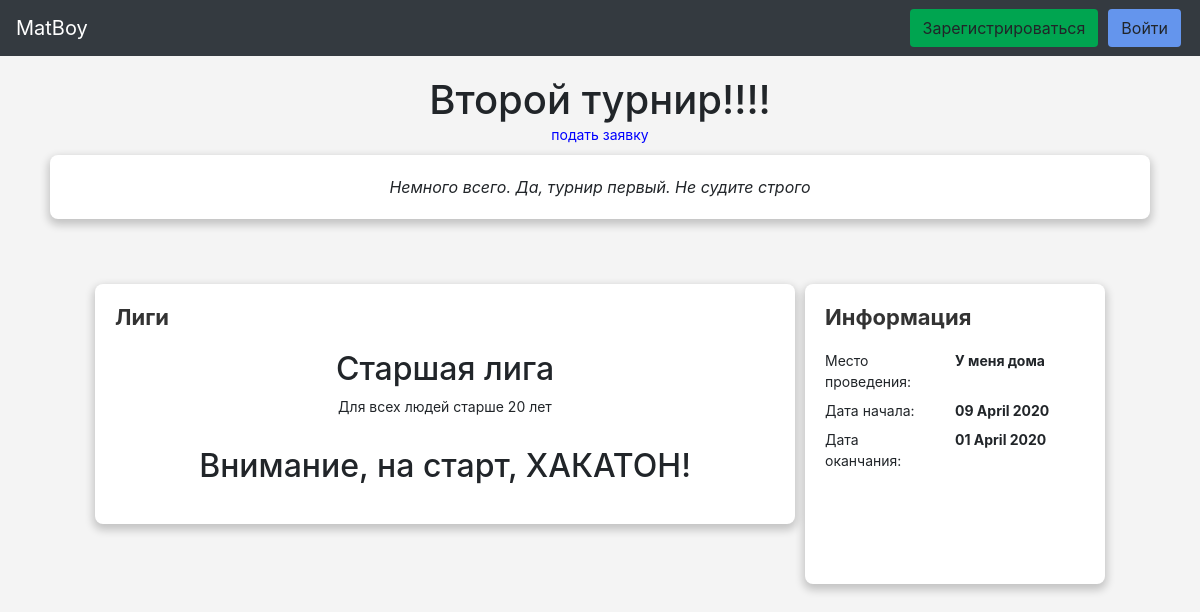
The page /tournament/1 on the database its author committed.
### data/tournament.py (models this page shows, shortened)
class Tournament(BaseModel):
    __tablename__ = "tournaments"
    __repr_attrs__ = ["title", "chief"]
    title = sa.Column(sa.String, unique=True)
    description = sa.Column(sa.Text, nullable=True)
    place = sa.Column(sa.String, nullable=True)
    start = sa.Column(sa.Date, nullable=True)
    end = sa.Column(sa.Date, nullable=True)
    chief_id = sa.Column(sa.Integer, sa.ForeignKey("users.id"))
    chief = orm.relationship("User", backref="tournaments")

### data/league.py (models this page shows, shortened)
class League(BaseModel):
    __tablename__ = "leagues"
    __repr_attrs__ = ["title", "chief"]
    serialize_only = ("id",
                      "title",
                      "description",
                      "chief.id",
                      "chief.email",
                      "chief.fullname",
                      "tournament.id",
                      "tournament.title",
                      "teams.id",
                      "teams.name",
                      )
    title = sa.Column(sa.String, unique=False)
    description = sa.Column(sa.Text, nullable=True)
    chief_id = sa.Column(sa.Integer, sa.ForeignKey("users.id"))
    tournament_id = sa.Column(sa.Integer, sa.ForeignKey("tournaments.id"))
    chief = orm.relationship("User", backref="leagues")
    tournament = orm.relationship("Tournament", backref="leagues")

### app/web_pages.py (the view)
@blueprint.route("/tournament/<int:tour_id>")
def tournament_page(tour_id):
    session = create_session()
    tour = session.query(Tournament).get(tour_id)
    if not tour:
        abort(404)
    return render_template("tournament.html", tour=tour)

### data/db_session.py (called while the page is built)
def create_session() -> Session:
    global __factory
    return __factory()

### templates/tournament.html (shortened to what this page needs)
{% extends 'base.html' %}
{% from 'models_macroses.html' import formated_date %}
{% block content %}
<div class="title_container">
  <h1 class="page_title">
    {{tour.title}}
  </h1>
  <div class="link_menu">
    <a class="link link-small"
        onclick="redirectWithStep(event)"
        href="/team_request/{{tour.id}}"
    >
      подать заявку
    </a>
  </div>
</div>
<div class="page_description box">
  {{tour.description}}
</div>
<div class="box_container">
  <div class="box box-large">
    <div class="shadow-box__title">
      Лиги
    </div>
    {% for league in tour.leagues | sort(reverse=True, attribute="created_at") %}
      <div class="centered_block block_link"
            onclick="redirect(event)"
            href="/league/{{league.id}}"
      >
        <h2 class="item_title">{{league.title}}</h2>
        <div class="description">
          {{league.description}}
        </div>
      </div>
    {% endfor %}
  </div>
  <div class="box square-tiny">
    <div class="shadow-box__title">
      Информация
    </div>
    <dl class="row info_in_box">
      <dd class="col-sm-6">Место проведения:</dd>
      <dt class="col-sm-6">{{tour.place}}</dt>
      <dd class="col-sm-6">Дата начала:</dd>
      <dt class="col-sm-6">{{formated_date(tour.start)}}</dt>
      <dd class="col-sm-6">Дата оканчания:</dd>
      <dt class="col-sm-6">{{formated_date(tour.end)}}</dt>
    </dl>
  </div>
</div>
{% endblock content %}

### templates/models_macroses.html (shortened to what this page needs)
{% set format = "%d %B %Y" %}
{% macro formated_date(date) %}
  {% if date %}
    {{date.strftime(format)}}
  {% else %}
    Не известно
  {% endif %}
{% endmacro %}

### static/css/style.css (style rules this page uses)
body { height: 100%; background: #f4f4f4; font-size: 14px; font-weight: normal; font-family: "-apple-system",BlinkMacSystemFont,Arial,sans-serif; }
.link { color: blue !important; }
.shadow-box__title { -webkit-font-smoothing: antialiased; -moz-osx-font-smoothing: grayscale; display: flex; align-items: center; color: #333; font-size: 22px; line-height: 26px; font-family: "-apple-system",BlinkMacSystemFont,Arial,sans-serif; font-weight: 700; }
.item_title { margin-top: 10px; }
.block_link { cursor: pointer; transition: 0.2s ease-in; border-radius: 20px; }
.centered_block { text-align: center; padding: 10px 10px; width: 100%; box-sizing: border-box; align-items: center; }
.box-large { max-width: 700px; background: #fff; box-shadow: 0 2px 4px 0 rgba(0,0,0,0.1); border-radius: 4px; flex-grow: 1; padding: 10px; align-items: center; box-sizing: border-box; }
.box_container { display: flex; justify-content: center; flex-wrap: wrap-reverse; flex-direction: row; margin: 60px 0px 10px 0px; padding: 0; }
.box { flex-shrink: 0; flex-grow: 1; background: #fff; box-shadow: 0 4px 8px 2px rgba(0,0,0,0.2); border-radius: 8px; padding: 20px; margin: 5px; box-sizing: border-box; align-self: flex-end; }
.box-large { max-width: 700px; }
.square-tiny { max-width: 300px; height: 300px; }
.info_in_box { width: 100%; padding: 20px 0; height: 100%; }
@media (min-width: 300px) { .info_in_box { height: 50%; } }
.title_container { display: flex; flex-direction: column; align-items: center; justify-content: center; margin-bottom: 10px; margin-top: 20px; }
.page_title { margin: 0 6px 0 6px; }
.page_description { text-align: center; font-size: 16px; font-style: italic; }

### rows shown on the page
Tournament: title "Второй турнир!!!!", description "Немного всего. Да, турнир первый. Не судите строго", place "У меня дома", strftime "09 April 2020 01 April 2020"
League: title "Старшая лига", description "Для всех людей старше 20 лет"
League: title "Внимание, на старт, ХАКАТОН!"
